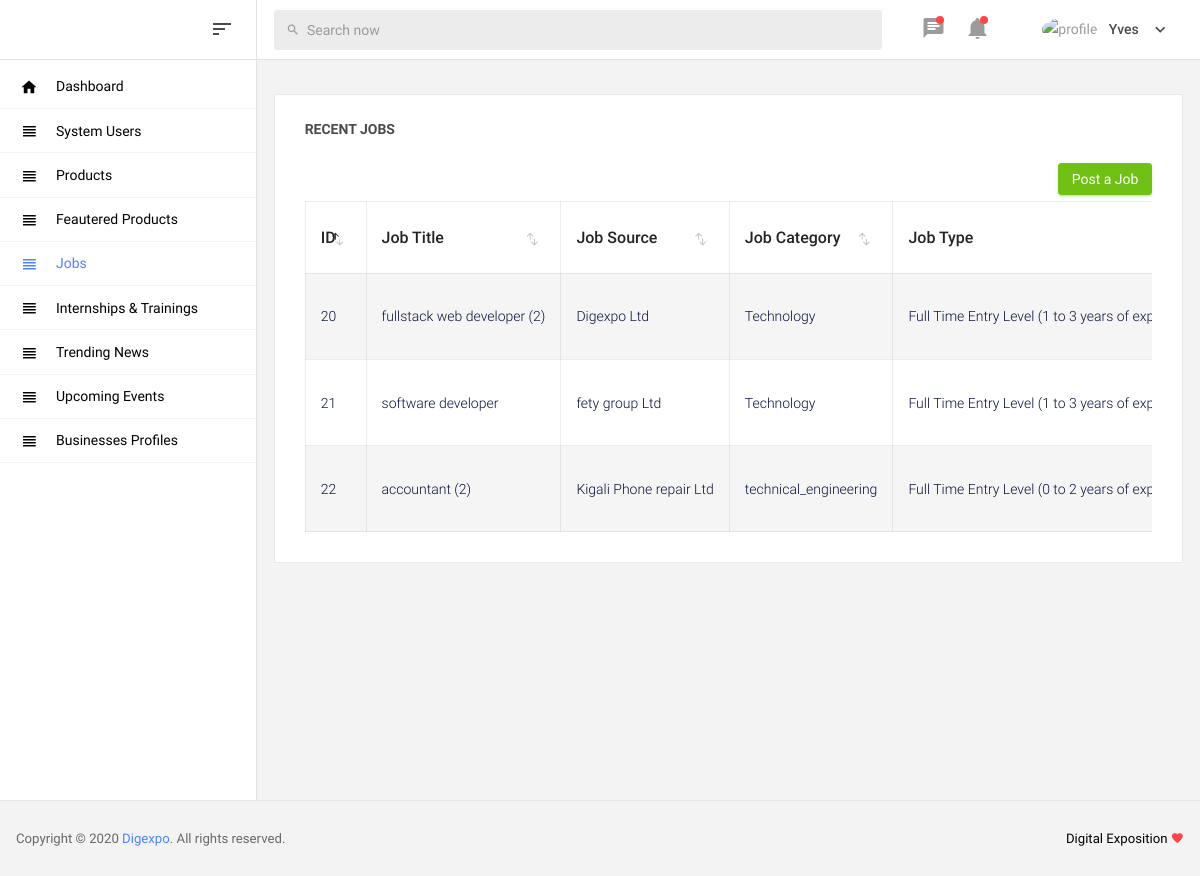
The app's page /admin/jobs.php with its own data.
### tables this page shows
CREATE TABLE `tbl_jobs` (
  `job_id` int(11) NOT NULL,
  `job_title` varchar(100) NOT NULL,
  `job_description` longtext NOT NULL,
  `job_category` varchar(100) NOT NULL,
  `job_type` varchar(255) NOT NULL,
  `job_image` varchar(255) NOT NULL,
  `job_source` varchar(100) NOT NULL,
  `deadline` date NOT NULL,
  `published_date` date NOT NULL
);

### admin/jobs.php (the view, shortened to what this page needs)
<!DOCTYPE html>
<html>
<?php include('includes/UIStyles.php');?>
<body>
    <div class="container-scroller">
		<?php include("includes/navbar.php");?>
		<div class="container-fluid page-body-wrapper">
			<?php include("includes/sidebar.php"); ?>
			<div class="main-panel">
		        <div class="content-wrapper">
                    <div class="row">
			            <div class="col-md-12 stretch-card">
			                <div class="card">
				                <div class="card-body">
				                    <p class="card-title">Recent Jobs</p>
				                    <div align="right"><button type="button" class="btn btn-success btn-sm" data-toggle="modal" data-target="#largeLargeModal">Post a Job</button></div>
				                        <div class="table-responsive">
						                    <table id="recent-purchases-listing" class="table">
						                        <thead>
							                        <tr>
														<th>ID</th>
							                            <th>Job Title</th>
							                            <th>Job Source</th>
							                            <th>Job Category</th>
														<th>Job Type</th>
						                            </tr>
					                            </thead>
												<?php
													include("DataBaseConnection.php");
													$sql = "SELECT * FROM tbl_jobs";
													$stmt = $conn->prepare($sql);
													$stmt ->execute();
													$result = $stmt->get_result();
													if($result->num_rows > 0){
														while ($row = $result->fetch_assoc()) {
															$job_id = $row['job_id'];
												?>
												<tr>
													<td><?php echo $job_id;?></td>
													<td><?php echo $row['job_title']?></td>
													<td><?php echo $row['job_source']?></td>
													<td><?php echo $row['job_category']?></td>
													<td><?php echo $row['job_type']?></td>
												</tr>
												<?php
													    }
												    }
												?>
                                            </table>
                                        </div>
                                    </div>
                                </div>
                            </div>
                        </div>
			        </div>
			    </div>
		    </div>
	</div>
    <?php include('includes/footer.php');?>
</body>
</html>

### records on screen
tbl_jobs: job_id "20", job_title "fullstack web developer (2)", job_source "Digexpo Ltd", job_category "Technology", job_type "Full Time Entry Level (1 to 3 years of…"
tbl_jobs: job_id "21", job_title "software developer", job_source "fety group Ltd", job_category "Technology", job_type "Full Time Entry Level (1 to 3 years of…"
tbl_jobs: job_id "22", job_title "accountant (2)", job_source "Kigali Phone repair Ltd", job_category "technical_engineering", job_type "Full Time Entry Level (0 to 2 years of…"
